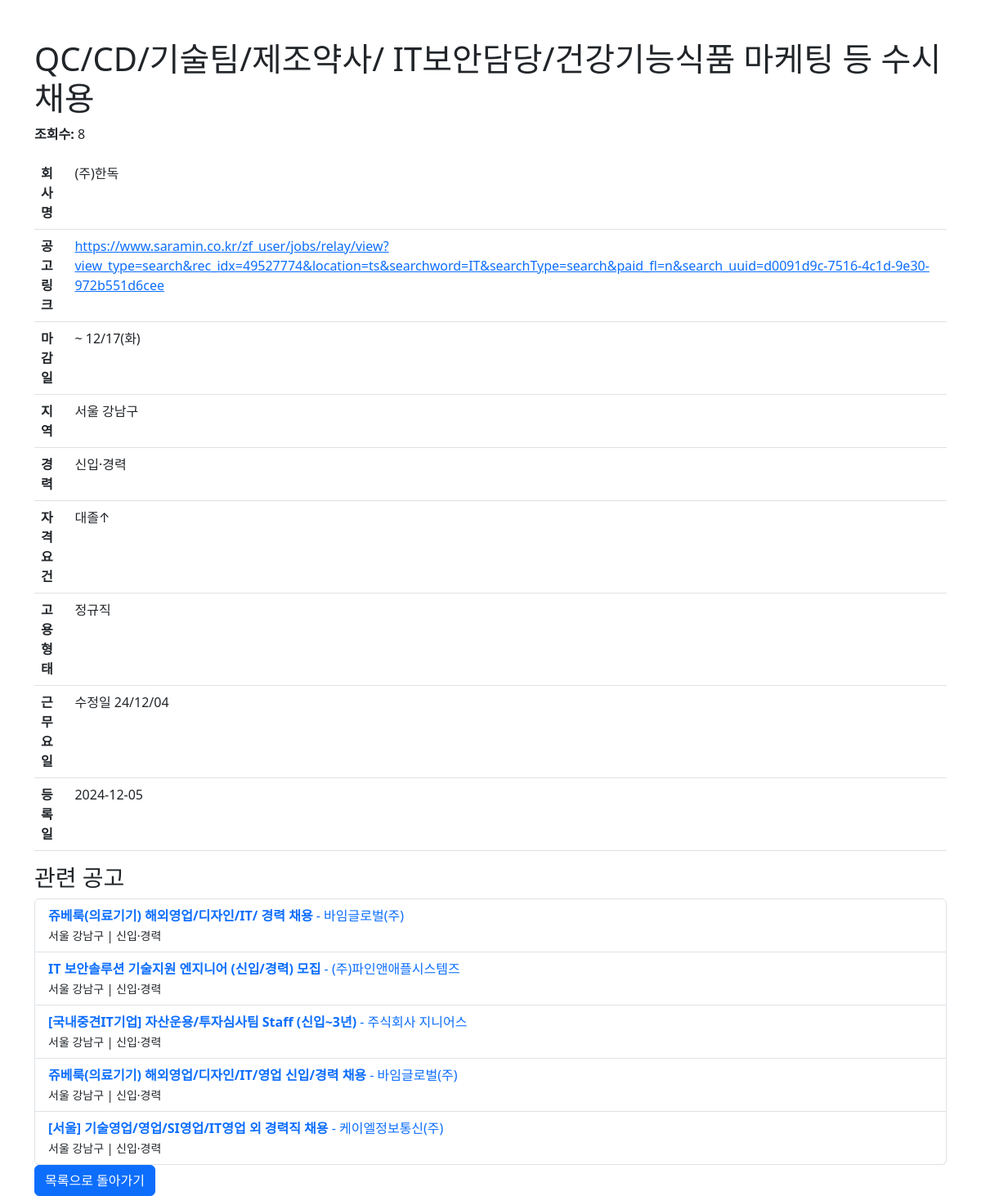
The app's page /jobs/201 with its own data.
### model.py (models this page shows)
class Job(db.Model):
    id = db.Column(db.Integer, primary_key=True)
    today = db.Column(db.String(100))
    title = db.Column(db.String(100), unique=True, nullable=False)
    company = db.Column(db.String(100))
    url = db.Column(db.String(200))
    deadline = db.Column(db.String(100))
    location = db.Column(db.String(100))
    experience = db.Column(db.String(100))
    requirement = db.Column(db.String(500))
    jobtype = db.Column(db.String(100))
    jobday = db.Column(db.String(100))
    views = db.Column(db.Integer, default=0)

### server.py (the view)
@app.route('/jobs/<int:job_id>', methods=['GET'])
def get_job_detail(job_id):
    job = Job.query.get(job_id)  # job_id에 해당하는 Job 객체를 조회
    if not job:
        return render_template('error.html', message="해당 공고를 찾을 수 없습니다."), 404
    job.views += 1
    db.session.commit()  # 변경 사항을 커밋
    related_jobs = Job.query.filter(
        Job.location == job.location,
        Job.experience == job.experience,
        Job.id != job_id
    ).limit(5).all()  # 최대 5개의 관련 공고만 조회
    return render_template('job_detail.html', job=job, related_jobs=related_jobs)

### templates/job_detail.html (shortened to what this page needs)
<!DOCTYPE html>
<html lang="en">
<head>
    <link rel="stylesheet" href="https://cdn.jsdelivr.net/npm/bootstrap@5.3.0/dist/css/bootstrap.min.css">
</head>
<body>
    <div class="container mt-5">
        <h1>{{ job['title'] }}</h1>
        <p><strong>조회수:</strong> {{ job['views'] }}</p>
        <table class="table">
            <tr>
                <th>회사명</th>
                <td>{{ job['company'] }}</td>
            </tr>
            <tr>
                <th>공고 링크</th>
                <td><a href="{{ job['url'] }}" target="_blank">{{ job['url'] }}</a></td>
            </tr>
            <tr>
                <th>마감일</th>
                <td>{{ job['deadline'] }}</td>
            </tr>
            <tr>
                <th>지역</th>
                <td>{{ job['location'] }}</td>
            </tr>
            <tr>
                <th>경력</th>
                <td>{{ job['experience'] }}</td>
            </tr>
            <tr>
                <th>자격 요건</th>
                <td>{{ job['requirement'] }}</td>
            </tr>
            <tr>
                <th>고용 형태</th>
                <td>{{ job['jobtype'] }}</td>
            </tr>
            <tr>
                <th>근무 요일</th>
                <td>{{ job['jobday'] }}</td>
            </tr>
            <tr>
                <th>등록일</th>
                <td>{{ job['today'] }}</td>
            </tr>
        </table>
        <h3>관련 공고</h3>
        {% if related_jobs %}
            <ul class="list-group">
                {% for related_job in related_jobs %}
                <li class="list-group-item">
                    <a href="/jobs/{{ related_job['id'] }}" class="text-decoration-none">
                        <strong>{{ related_job['title'] }}</strong> - {{ related_job['company'] }}
                    </a>
                    <br>
                    <small>{{ related_job['location'] }} | {{ related_job['experience'] }}</small>
                </li>
                {% endfor %}
            </ul>
        {% else %}
            <p class="text-muted">관련 공고가 없습니다.</p>
        {% endif %}
        <a href="/jobs" class="btn btn-primary">목록으로 돌아가기</a>
    </div>
</body>
</html>

### records on screen
Job: title "QC/CD/기술팀/제조약사/ IT보안담당/건강기능식품 마케팅 등 수시채용", views "8", company "(주)한독", url "https://www.saramin.co.kr/zf_user/jobs/relay/view?view_type=search&rec_idx=49527774&location=ts&searchword=IT&searchType=search&paid_fl=n&search_uuid=d0091d9c-7516-4c1d-9e30-972b551d6cee", deadline "~ 12/17(화)", location "서울 강남구", experience "신입·경력", requirement "대졸↑", jobtype "정규직", jobday "수정일 24/12/04", today "2024-12-05"
Job: title "쥬베룩(의료기기) 해외영업/디자인/IT/ 경력 채용", company "바임글로벌(주)", location "서울 강남구", experience "신입·경력"
Job: title "IT 보안솔루션 기술지원 엔지니어 (신입/경력) 모집", company "(주)파인앤애플시스템즈", location "서울 강남구", experience "신입·경력"
Job: title "[국내중견IT기업] 자산운용/투자심사팀 Staff (신입~3년)", company "주식회사 지니어스", location "서울 강남구", experience "신입·경력"
Job: title "쥬베룩(의료기기) 해외영업/디자인/IT/영업 신입/경력 채용", company "바임글로벌(주)", location "서울 강남구", experience "신입·경력"
Job: title "[서울] 기술영업/영업/SI영업/IT영업 외 경력직 채용", company "케이엘정보통신(주)", location "서울 강남구", experience "신입·경력"
